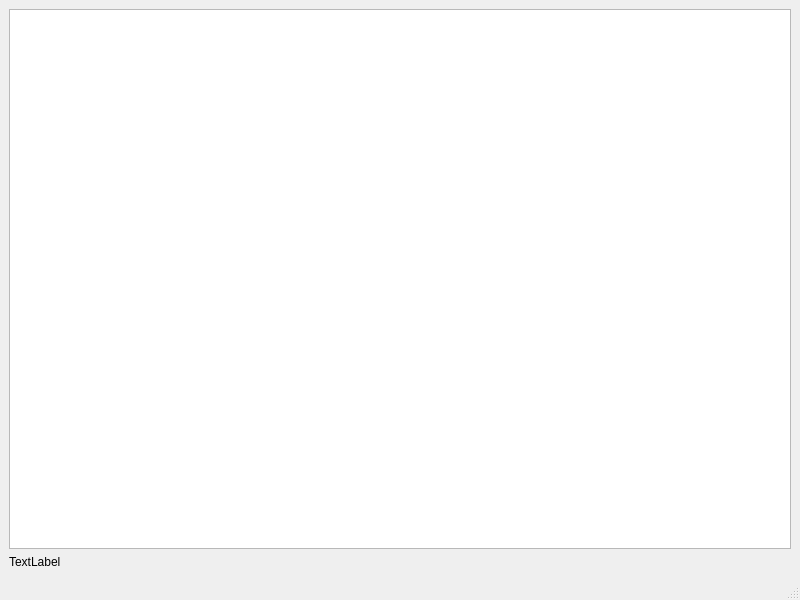
<?xml version="1.0" encoding="UTF-8"?>
<ui version="4.0">
 <class>MainWindow</class>
 <widget class="QMainWindow" name="MainWindow">
  <property name="geometry">
   <rect>
    <x>0</x>
    <y>0</y>
    <width>800</width>
    <height>600</height>
   </rect>
  </property>
  <property name="windowTitle">
   <string>MainWindow</string>
  </property>
  <widget class="QWidget" name="centralwidget">
   <layout class="QVBoxLayout" name="verticalLayout_2">
    <item>
     <layout class="QVBoxLayout" name="verticalLayout">
      <item>
       <widget class="QPlainTextEdit" name="plainTextEdit"/>
      </item>
      <item>
       <widget class="QLabel" name="label">
        <property name="text">
         <string>TextLabel</string>
        </property>
       </widget>
      </item>
     </layout>
    </item>
   </layout>
  </widget>
  <widget class="QMenuBar" name="menubar">
   <property name="geometry">
    <rect>
     <x>0</x>
     <y>0</y>
     <width>800</width>
     <height>25</height>
    </rect>
   </property>
  </widget>
  <widget class="QStatusBar" name="statusbar"/>
 </widget>
 <resources/>
 <connections/>
</ui>
